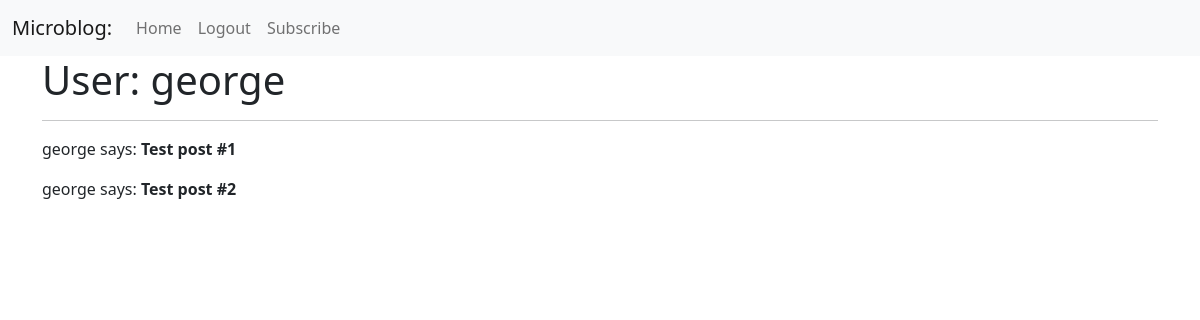
The page /user/george (signed in) on the database its author committed.
### app/models.py (models this page shows, shortened)
class User(UserMixin, db.Model):
    id = db.Column(db.Integer, primary_key=True)
    username = db.Column(db.String(64), index=True, unique=True)
    email = db.Column(db.String(120), index=True, unique=True)
    password_hash = db.Column(db.String(128))

### app/routes.py (the view)
@app.route('/user/<username>')
@login_required
def user(username):
    user = User.query.filter_by(username=username).first_or_404()
    posts = [
        {'author': user, 'body': 'Test post #1'},
        {'author': user, 'body': 'Test post #2'}
    ]
    return render_template('user.html', user=user, posts=posts)

### app/__init__.py (called while the page is built)
    def _fk_pragma_on_connect(dbapi_con, con_record):  # noqa
        dbapi_con.execute('pragma foreign_keys=ON')

### app/models.py (called while the page is built)
@login.user_loader
def load_user(id):
    return User.query.get(int(id))

### app/templates/user.html
{% extends "base.html" %}
{% block content %}
    <h1>User: {{ user.username }}</h1>
    <hr>
    {% for post in posts %}
    <p>
    {{ post.author.username }} says: <b>{{ post.body }}</b>
    </p>
    {% endfor %}
{% endblock %}

### rows shown on the page
User: username "george", author.username "george" "george"

### other values the page prints
{{ post.body }} "Test post #1" "Test post #2"
